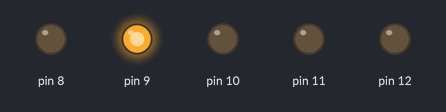
A sketch run on a simulated Arduino Uno, built with avr-gcc and run on an emulated ATmega328P. Shown: output pins drawn as LEDs (lit = HIGH).

Above: at 0.37 s.
At 0.87 s:
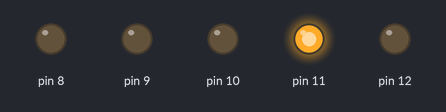
At 1.2 s:
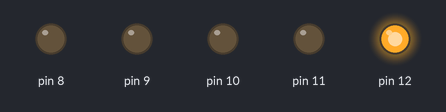
At 3.12 s:
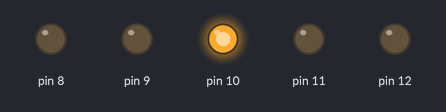
At 5.0 s:
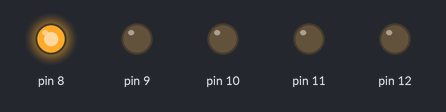
Timing chart, 0 to 5.8 s (numbered marks = the images above):
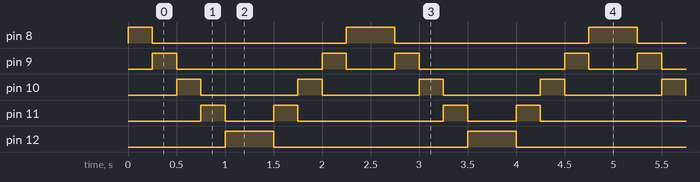

The sketch:

63010870_13.ino
```cpp
void setup() {
  pinMode(8,OUTPUT);
  pinMode(9,OUTPUT);
  pinMode(10,OUTPUT);
  pinMode(11,OUTPUT);
  pinMode(12,OUTPUT);

}

void loop() {
  int i ;
for(i=8;i<=12;i++)
{
  digitalWrite(i,HIGH);
  delay(250);
  digitalWrite(i,LOW);
  }
for(i=12;i>=8;i--)
{
  digitalWrite(i,HIGH);
  delay(250);
  digitalWrite(i,LOW);
  }
}
```

Measured:
- by itself, pin 8: repeats every 2.5 s: LOW 2.0 s, HIGH 0.50 s
- by itself, pin 9: repeats every 2.5 s: LOW 1.5 s, HIGH 0.25 s, LOW 0.50 s, HIGH 0.25 s
- by itself, pin 10: alternates HIGH for 0.25 s and LOW for 1.0 s
- by itself, pin 11: repeats every 2.5 s: LOW 0.50 s, HIGH 0.25 s, LOW 1.5 s, HIGH 0.25 s
- by itself, pin 12: alternates HIGH for 0.50 s and LOW for 2.0 s
